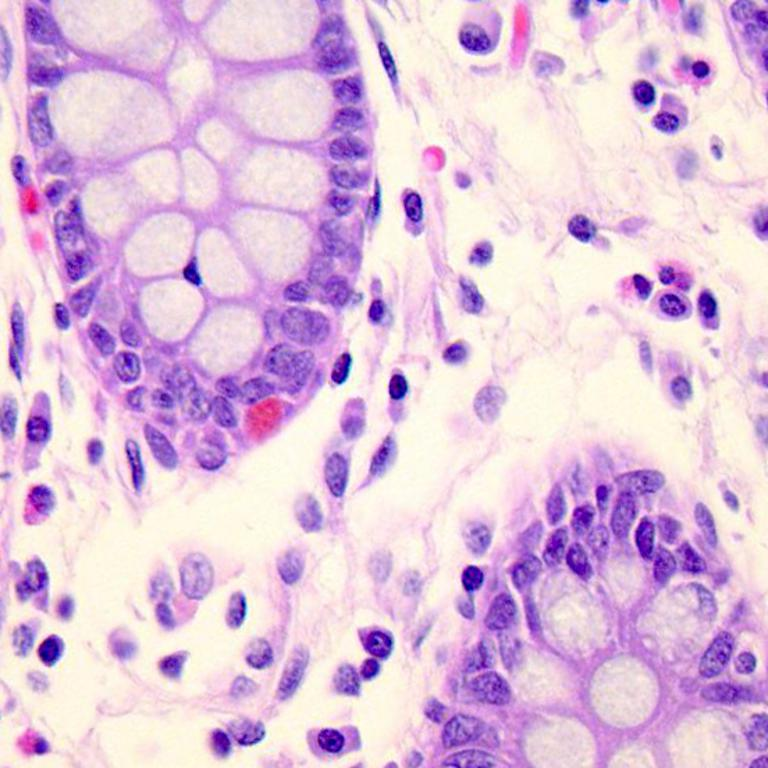
#> input picture colonDataSet/no/colonn4392.jpeg, 768 x 768 px, given in place of colonca6.jpeg, which was not available
$ jupyter execute --allow-errors 2_GenralCNN.ipynb   (shell and % lines are left out)
#> lines starting #> are read from the running program, lines starting #| are printed output that depends on the picture; after the words box and inside, x2 and y2 are one past the last pixel; in counts of white or black regions, pixels touching at a corner belong together; pictures that were not available may be replaced by others from this repository, and a replacement may not be noted
#> further down, ex_img is the input picture: shape (768, 768, 3); mean B, G, R 220.7, 192.9, 223.9
[cell 1]
import numpy as np
import matplotlib.pyplot as plt
import os
import math
import shutil
import glob
import cv2
import imutils
import numpy as np
import matplotlib.pyplot as plt
import time
from os import listdir

from keras.applications.imagenet_utils import preprocess_input

[cell 2]
ROOT_DIR = "C:/Users/jpsha/Documents/capstone/colonDataSet"
number_of_images = {}
for dir in os.listdir(ROOT_DIR):
    number_of_images[dir] = len(os.listdir(os.path.join(ROOT_DIR,dir)))
number_of_images.items()

[cell 3]
def crop_brain_contour(image, plot=False):

    #import imutils
    #import cv2
    #from matplotlib import pyplot as plt

    # Convert the image to grayscale, and blur it slightly
#> called with plot = True
    gray = cv2.cvtColor(image, cv2.COLOR_BGR2GRAY)
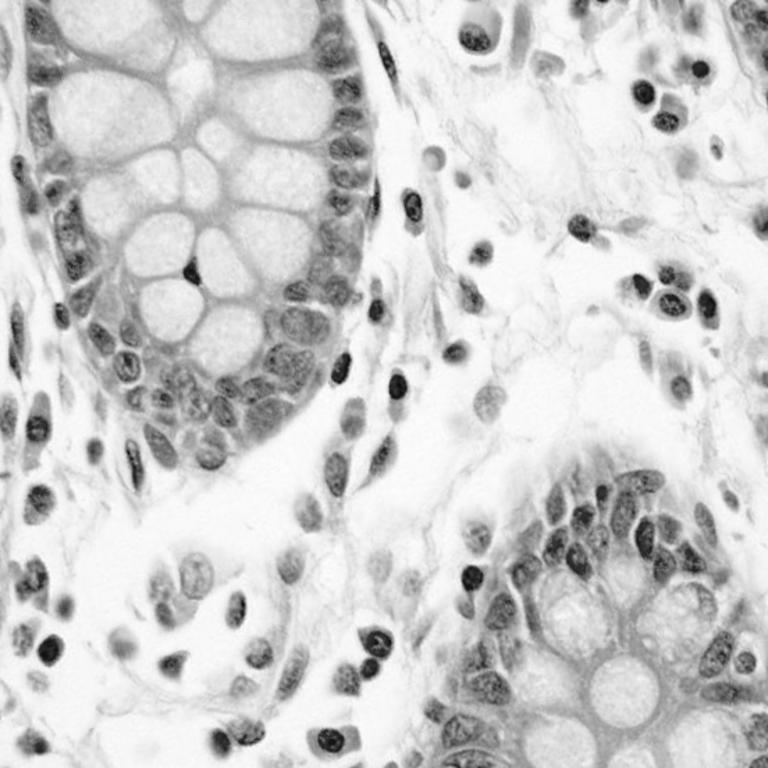
#> gray: shape (768, 768); min 13, max 254, mean 205.4
    gray = cv2.GaussianBlur(gray, (5, 5), 0)

    # Threshold the image, then perform a series of erosions +
    # dilations to remove any small regions of noise
    thresh = cv2.threshold(gray, 45, 255, cv2.THRESH_BINARY)[1]
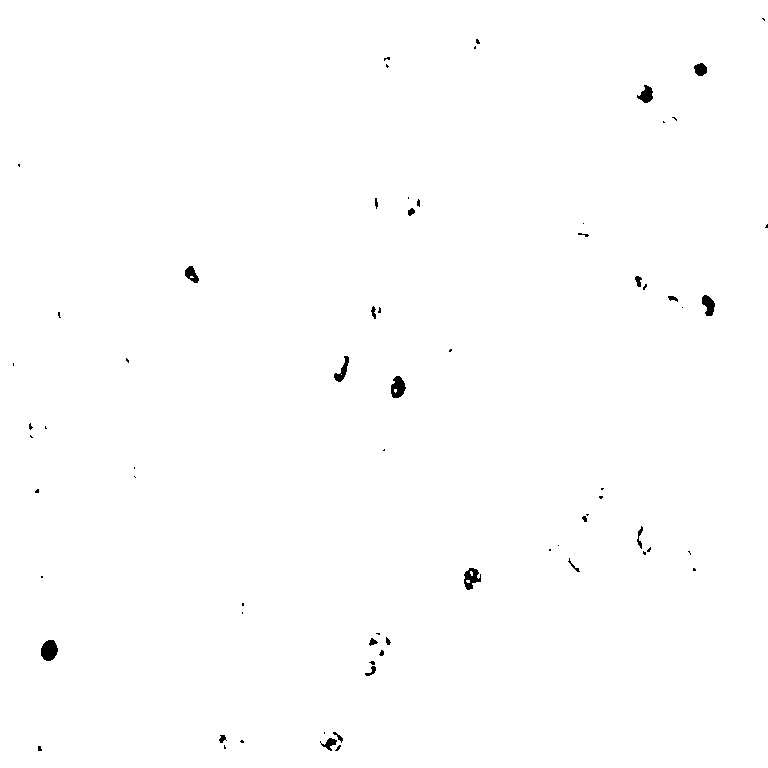
#> thresh: shape (768, 768); 99.6% white; 69 black regions (45 under 20 px), largest, box (x1, y1, x2, y2) and area: (41, 640, 58, 661) 275, (391, 376, 406, 398) 230, (464, 568, 481, 590) 221
    thresh = cv2.erode(thresh, None, iterations=2)
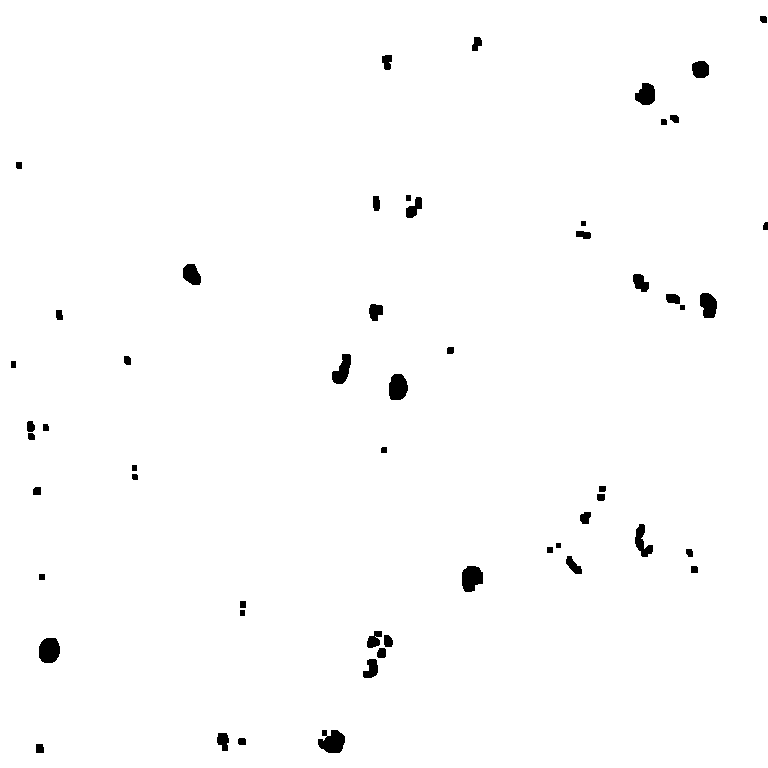
#> thresh: shape (768, 768); 98.8% white; 55 black regions, largest, box (x1, y1, x2, y2) and area: (318, 730, 345, 753) 459, (39, 638, 60, 663) 443, (462, 566, 483, 592) 433
    thresh = cv2.dilate(thresh, None, iterations=2)
#> thresh: shape (768, 768); 99.5% white; 60 black regions (34 under 20 px)

    # Find contours in thresholded image, then grab the largest one
    cnts = cv2.findContours(thresh.copy(), cv2.RETR_EXTERNAL, cv2.CHAIN_APPROX_SIMPLE)
#> cnts = 1 contour; box (x1, y1, x2, y2) and area: (0, 0, 768, 768) 588280
    cnts = imutils.grab_contours(cnts)
    c = max(cnts, key=cv2.contourArea)
#> c = contour of 10 points, box (x1, y1, x2, y2) (0, 0, 768, 768), area 588280


    # Find the extreme points
    extLeft = tuple(c[c[:, :, 0].argmin()][0])
#> extLeft = (0, 0)
    extRight = tuple(c[c[:, :, 0].argmax()][0])
#> extRight = (767, 767)
    extTop = tuple(c[c[:, :, 1].argmin()][0])
#> extTop = (0, 0)
    extBot = tuple(c[c[:, :, 1].argmax()][0])
#> extBot = (0, 767)

    # crop new image out of the original image using the four extreme points (left, right, top, bottom)
    new_image = image[extTop[1]:extBot[1], extLeft[0]:extRight[0]]

    if plot:
        plt.figure()

        plt.subplot(1, 2, 1)
        plt.imshow(image)
        plt.tick_params(axis='both', which='both',
                        top=False, bottom=False, left=False, right=False,
                        labelbottom=False, labeltop=False, labelleft=False, labelright=False)

        plt.title('Original Image')

        plt.subplot(1, 2, 2)
        plt.imshow(new_image)

        plt.tick_params(axis='both', which='both',
                        top=False, bottom=False, left=False, right=False,
                        labelbottom=False, labeltop=False, labelleft=False, labelright=False)

        plt.title('Cropped Image')

        plt.show()
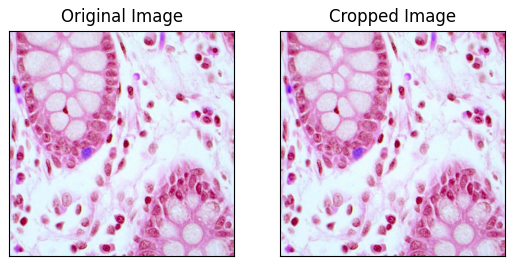
#> figure drawn by matplotlib, 2 panels; B, G, R data is drawn as R, G, B

    return new_image

[cell 4]
ex_img = cv2.imread("C:/Users/jpsha/Documents/capstone/test/yes/colonca6.jpeg")
ex_new_img = crop_brain_contour(ex_img, True)

[cell 5]
os.listdir("C:/Users/jpsha/Documents/capstone/colonDataSet")

[cell 6]
def dataFolder(p,split):
    if not os.path.exists("./"+p):
        os.mkdir("./"+p)
        for dir in os.listdir(ROOT_DIR):
            os.makedirs("./"+p+"/"+dir)
            for img in np.random.choice(a=os.listdir(os.path.join(ROOT_DIR,dir)),
                                       size = (math.floor(split*number_of_images[dir])-5),
                                        replace = False
                                       ):
                O = os.path.join(ROOT_DIR, dir, img)
                D = os.path.join("./"+p,dir)
                shutil.copy(O,D)
                os.remove(O)
    else:
        print(f"{p}Folder exist")

#> (a cell that did not finish here is left out)

#> (a cell that did not finish here is left out)


#> (a cell that did not finish here is left out)


[cell 10]
number_of_images = {}
for dir in os.listdir(ROOT_DIR):
    number_of_images[dir] = len(os.listdir(os.path.join(ROOT_DIR,dir)))
number_of_images.items()

[cell 11]
from keras.layers import Conv2D, MaxPool2D, Dropout, Flatten, Dense, BatchNormalization, GlobalAvgPool2D

[cell 12]
from keras.models import Sequential
import keras

[cell 13]
# from tensorflow.keras.utils import ImageDataGenerator
from keras.preprocessing.image import ImageDataGenerator

[cell 14]
from tensorflow.keras.utils import img_to_array

#> (a cell that did not finish here is left out)

#> (a cell that did not finish here is left out)

[cell 17]
def preprocessingImages1(path):
    image_data = ImageDataGenerator(zoom_range=0.2, shear_range=0.2, rescale=1/255, horizontal_flip=True)
    image = image_data.flow_from_directory(path, target_size=(224,224),batch_size=32,class_mode = 'binary')
    return image

[cell 18]
path = "C:/Users/jpsha/Documents/capstone/train"
#> (the rest of this cell did not finish here and is left out)

[cell 19]
def preprocessingImages2(path):
    image_data = ImageDataGenerator(rescale=1/255)
    image = image_data.flow_from_directory(path, target_size=(224,224),batch_size=32, class_mode='binary')
    return image

[cell 20]
path = "C:/Users/jpsha/Documents/capstone/test"
#> (the rest of this cell did not finish here and is left out)

[cell 21]
path = "C:/Users/jpsha/Documents/capstone/val"
#> (the rest of this cell did not finish here and is left out)
